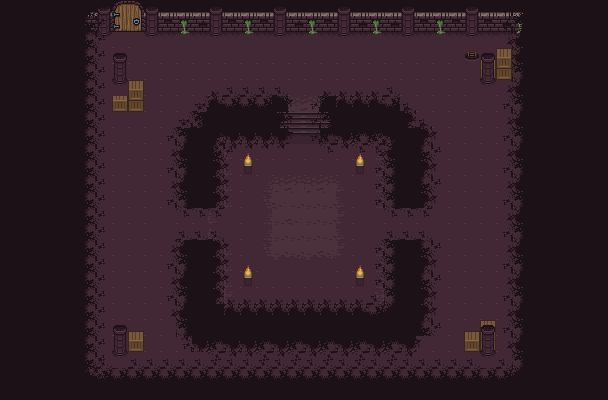

This is a level from a 2D game, rendered from its Tiled map with the project's own tilesets. A one-line summary and the map file follow, with tile-layer data summarised:
An orthogonal 38x25 tile map with 16x16 px tiles, 17 tile layers (floor, dark, bordure, coins, ...), 1 hidden layer not drawn, 2 tilesets and 28 objects (16x collision, 10x hubSpawnMonster, spawnPlayer, toHub).

<map version="1.5" tiledversion="1.7.2" orientation="orthogonal" renderorder="right-down" width="38" height="25" tilewidth="16" tileheight="16" infinite="0" nextlayerid="23" nextobjectid="37">
 <tileset firstgid="1" source="0x72_16x16DungeonTileset.v4.tsx" />
 <tileset firstgid="257" source="0x72_16x16DungeonTileset_walls.v2.tsx" />
 <layer id="3" name="floor" width="38" height="25">
  <data>[950 cells, 950 non-empty, 2 distinct tile ids]</data>
 </layer>
 <layer id="6" name="dark" width="38" height="25">
  <data>[950 cells, 53 non-empty, 3 distinct tile ids]</data>
 </layer>
 <layer id="4" name="bordure" width="38" height="25">
  <data>[950 cells, 222 non-empty, 11 distinct tile ids]</data>
 </layer>
 <layer id="5" name="coins" width="38" height="25">
  <data>[950 cells, 4 non-empty, 3 distinct tile ids]</data>
 </layer>
 <layer id="10" name="wall" width="38" height="25">
  <data>[950 cells, 81 non-empty, 3 distinct tile ids]</data>
 </layer>
 <layer id="9" name="door" width="38" height="25">
  <data>[950 cells, 9 non-empty, 9 distinct tile ids]</data>
 </layer>
 <layer id="19" name="wallDecoration2" width="38" height="25">
  <data>[950 cells, 12 non-empty, 2 distinct tile ids]</data>
 </layer>
 <layer id="12" name="wallDecoration" width="38" height="25">
  <data>[950 cells, 30 non-empty, 5 distinct tile ids]</data>
 </layer>
 <layer id="8" name="bordWall" width="38" height="25">
  <data>[950 cells, 18 non-empty, 7 distinct tile ids]</data>
 </layer>
 <layer id="15" name="escalier" width="38" height="25">
  <data>[950 cells, 39 non-empty, 12 distinct tile ids]</data>
 </layer>
 <layer id="13" name="arene" width="38" height="25">
  <data>[950 cells, 222 non-empty, 30 distinct tile ids]</data>
 </layer>
 <layer id="14" name="areneBorder" width="38" height="25">
  <data>[950 cells, 46 non-empty, 14 distinct tile ids]</data>
 </layer>
 <layer id="20" name="areneBorder2" width="38" height="25">
  <data>[950 cells, 6 non-empty, 3 distinct tile ids]</data>
 </layer>
 <layer id="16" name="Caisses" width="38" height="25">
  <data>[950 cells, 48 non-empty, 14 distinct tile ids]</data>
 </layer>
 <layer id="11" name="pilon" width="38" height="25">
  <data>[950 cells, 20 non-empty, 5 distinct tile ids]</data>
 </layer>
 <layer id="17" name="cranes" width="38" height="25" visible="0">
  <data>[950 cells, 20 non-empty, 1 distinct tile ids]</data>
 </layer>
 <layer id="18" name="trous" width="38" height="25">
  <data>[950 cells, 0 non-empty, 0 distinct tile ids]</data>
 </layer>
 <layer id="22" name="exit" width="38" height="25">
  <data>[950 cells, 1 non-empty, 1 distinct tile ids]</data>
 </layer>
 <objectgroup id="21" name="Objects">
  <object id="1" name="spawnPlayer" x="142.667" y="68.6667">
   <point />
  </object>
  <object id="4" type="collision" x="63.3333" y="-1.33333" width="24" height="402.667" />
  <object id="6" type="collision" x="79.3333" y="375.333" width="465.333" height="25.3333" />
  <object id="7" type="collision" x="520.667" y="-2" width="22" height="380.667" />
  <object id="10" type="collision" x="87.3333" y="-8" width="435.333" height="38" />
  <object id="11" type="collision" x="204.5" y="101" width="80.5" height="36" />
  <object id="12" type="collision" x="184.5" y="129" width="33" height="76" />
  <object id="13" type="collision" x="323" y="97.5" width="85.5" height="38" />
  <object id="14" type="collision" x="390.5" y="127.5" width="34" height="77" />
  <object id="15" type="collision" x="393" y="240.5" width="32" height="103" />
  <object id="16" type="collision" x="219.5" y="305.5" width="174.5" height="38" />
  <object id="17" type="collision" x="181.5" y="239.5" width="37" height="105" />
  <object id="18" type="collision" x="481.25" y="48.25" width="29.5" height="31" />
  <object id="19" type="collision" x="464.75" y="320" width="30.25" height="33.75" />
  <object id="20" type="collision" x="112.75" y="326.5" width="30.25" height="26.25" />
  <object id="21" type="collision" x="112.25" y="81.25" width="30.25" height="29" />
  <object id="22" type="collision" x="112.75" y="54.25" width="13.75" height="25.75" />
  <object id="25" name="toHub" x="464" y="48.3333" width="15.6667" height="15.6667" />
  <object id="26" type="hubSpawnMonster" x="300.667" y="72.6667">
   <point />
  </object>
  <object id="27" type="hubSpawnMonster" x="445.333" y="106">
   <point />
  </object>
  <object id="28" type="hubSpawnMonster" x="136" y="222">
   <point />
  </object>
  <object id="29" type="hubSpawnMonster" x="474.667" y="236.667">
   <point />
  </object>
  <object id="30" type="hubSpawnMonster" x="444.667" y="359.333">
   <point />
  </object>
  <object id="31" type="hubSpawnMonster" x="156" y="352.667">
   <point />
  </object>
  <object id="32" type="hubSpawnMonster" x="273.333" y="187.333">
   <point />
  </object>
  <object id="33" type="hubSpawnMonster" x="332.667" y="190">
   <point />
  </object>
  <object id="34" type="hubSpawnMonster" x="333.333" y="258">
   <point />
  </object>
  <object id="35" type="hubSpawnMonster" x="268" y="264">
   <point />
  </object>
 </objectgroup>
</map>
